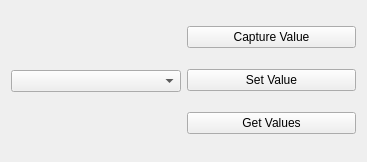
<?xml version="1.0" encoding="UTF-8"?>
<ui version="4.0">
 <class>Widget</class>
 <widget class="QWidget" name="Widget">
  <property name="geometry">
   <rect>
    <x>0</x>
    <y>0</y>
    <width>367</width>
    <height>162</height>
   </rect>
  </property>
  <property name="windowTitle">
   <string>Widget</string>
  </property>
  <layout class="QHBoxLayout" name="horizontalLayout">
   <item>
    <widget class="QComboBox" name="comboBox"/>
   </item>
   <item>
    <layout class="QVBoxLayout" name="verticalLayout">
     <item>
      <widget class="QPushButton" name="captureValButton">
       <property name="text">
        <string>Capture Value</string>
       </property>
      </widget>
     </item>
     <item>
      <widget class="QPushButton" name="setValueButton">
       <property name="text">
        <string>Set Value</string>
       </property>
      </widget>
     </item>
     <item>
      <widget class="QPushButton" name="getValueButton">
       <property name="text">
        <string>Get Values</string>
       </property>
      </widget>
     </item>
    </layout>
   </item>
  </layout>
 </widget>
 <resources/>
 <connections/>
</ui>
